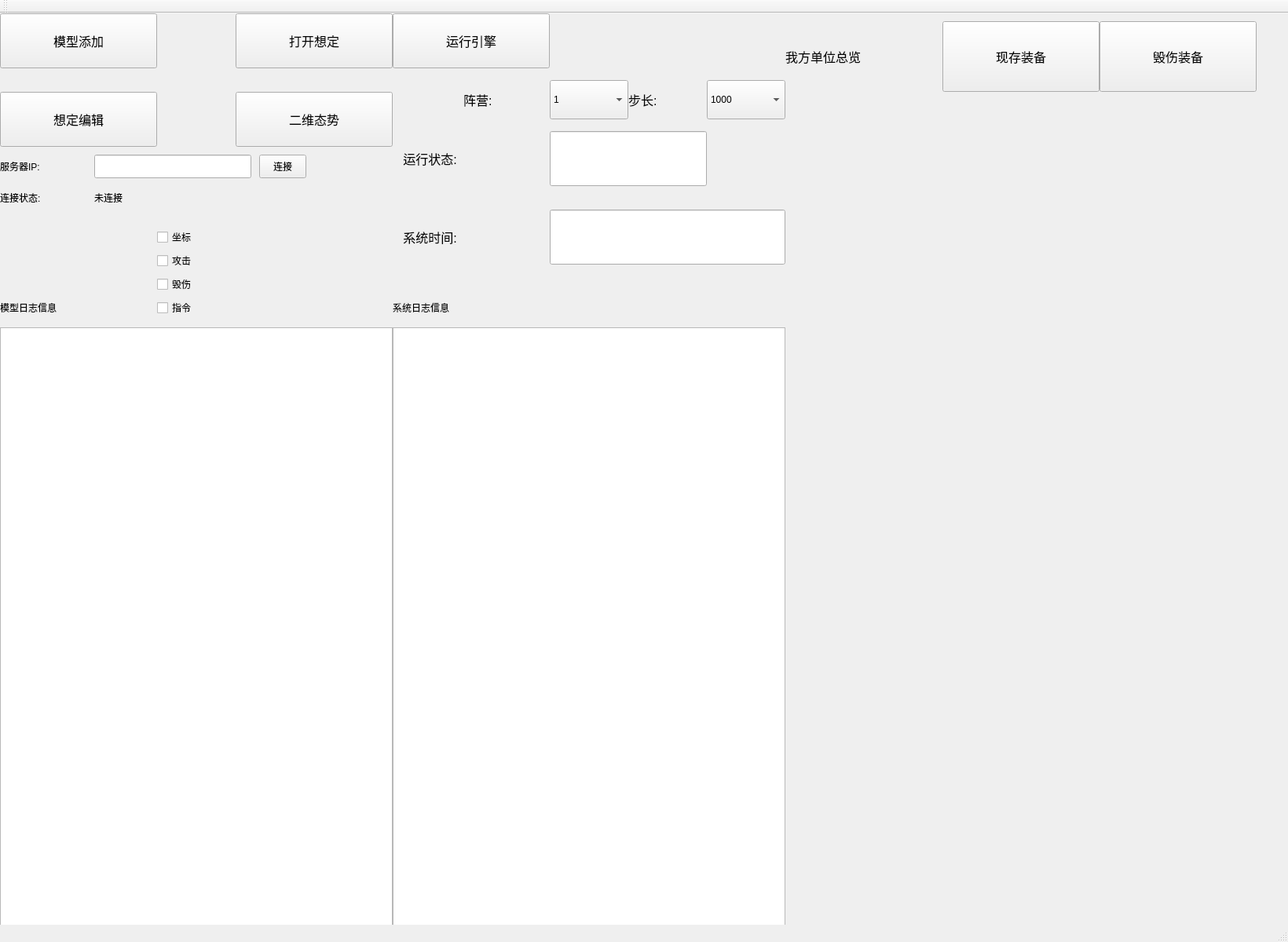
<?xml version="1.0" encoding="UTF-8"?>
<ui version="4.0">
 <class>WarClientClass</class>
 <widget class="QMainWindow" name="WarClientClass">
  <property name="geometry">
   <rect>
    <x>0</x>
    <y>0</y>
    <width>1640</width>
    <height>1200</height>
   </rect>
  </property>
  <property name="minimumSize">
   <size>
    <width>1640</width>
    <height>1200</height>
   </size>
  </property>
  <property name="maximumSize">
   <size>
    <width>1640</width>
    <height>1200</height>
   </size>
  </property>
  <property name="windowTitle">
   <string>WarClient</string>
  </property>
  <widget class="QWidget" name="centralWidget">
   <widget class="QPushButton" name="AddModelBtn">
    <property name="geometry">
     <rect>
      <x>0</x>
      <y>0</y>
      <width>200</width>
      <height>70</height>
     </rect>
    </property>
    <property name="font">
     <font>
      <pointsize>12</pointsize>
     </font>
    </property>
    <property name="text">
     <string>模型添加</string>
    </property>
   </widget>
   <widget class="QTextEdit" name="ModelLogEdit">
    <property name="geometry">
     <rect>
      <x>0</x>
      <y>400</y>
      <width>500</width>
      <height>800</height>
     </rect>
    </property>
   </widget>
   <widget class="QTextEdit" name="MsgLogEdit">
    <property name="geometry">
     <rect>
      <x>500</x>
      <y>400</y>
      <width>500</width>
      <height>800</height>
     </rect>
    </property>
   </widget>
   <widget class="QLabel" name="label">
    <property name="geometry">
     <rect>
      <x>0</x>
      <y>350</y>
      <width>200</width>
      <height>50</height>
     </rect>
    </property>
    <property name="text">
     <string>模型日志信息</string>
    </property>
   </widget>
   <widget class="QLabel" name="label_2">
    <property name="geometry">
     <rect>
      <x>500</x>
      <y>350</y>
      <width>150</width>
      <height>50</height>
     </rect>
    </property>
    <property name="text">
     <string>系统日志信息</string>
    </property>
   </widget>
   <widget class="QPushButton" name="StartEngineBtn">
    <property name="geometry">
     <rect>
      <x>500</x>
      <y>0</y>
      <width>200</width>
      <height>70</height>
     </rect>
    </property>
    <property name="font">
     <font>
      <family>Arial</family>
      <pointsize>12</pointsize>
     </font>
    </property>
    <property name="text">
     <string>运行引擎</string>
    </property>
   </widget>
   <widget class="QLabel" name="label_3">
    <property name="geometry">
     <rect>
      <x>500</x>
      <y>150</y>
      <width>200</width>
      <height>70</height>
     </rect>
    </property>
    <property name="font">
     <font>
      <family>Arial</family>
      <pointsize>12</pointsize>
     </font>
    </property>
    <property name="text">
     <string>   运行状态:</string>
    </property>
   </widget>
   <widget class="QLineEdit" name="EngineStatusEdit">
    <property name="geometry">
     <rect>
      <x>700</x>
      <y>150</y>
      <width>200</width>
      <height>70</height>
     </rect>
    </property>
    <property name="font">
     <font>
      <family>Arial</family>
      <pointsize>12</pointsize>
     </font>
    </property>
   </widget>
   <widget class="QLabel" name="label_4">
    <property name="geometry">
     <rect>
      <x>500</x>
      <y>250</y>
      <width>200</width>
      <height>70</height>
     </rect>
    </property>
    <property name="font">
     <font>
      <family>Arial</family>
      <pointsize>12</pointsize>
     </font>
    </property>
    <property name="text">
     <string>   系统时间:</string>
    </property>
   </widget>
   <widget class="QLineEdit" name="SystemTimeEdit">
    <property name="geometry">
     <rect>
      <x>700</x>
      <y>250</y>
      <width>300</width>
      <height>70</height>
     </rect>
    </property>
    <property name="font">
     <font>
      <family>Arial</family>
      <pointsize>10</pointsize>
     </font>
    </property>
   </widget>
   <widget class="QLabel" name="label_5">
    <property name="geometry">
     <rect>
      <x>1000</x>
      <y>10</y>
      <width>200</width>
      <height>90</height>
     </rect>
    </property>
    <property name="font">
     <font>
      <family>Arial</family>
      <pointsize>12</pointsize>
     </font>
    </property>
    <property name="text">
     <string>我方单位总览</string>
    </property>
   </widget>
   <widget class="QPushButton" name="ServialModelBtn">
    <property name="geometry">
     <rect>
      <x>1200</x>
      <y>10</y>
      <width>200</width>
      <height>90</height>
     </rect>
    </property>
    <property name="font">
     <font>
      <family>Arial</family>
      <pointsize>12</pointsize>
     </font>
    </property>
    <property name="text">
     <string>现存装备</string>
    </property>
   </widget>
   <widget class="QPushButton" name="DestoryedModelBtn">
    <property name="geometry">
     <rect>
      <x>1400</x>
      <y>10</y>
      <width>200</width>
      <height>90</height>
     </rect>
    </property>
    <property name="font">
     <font>
      <family>Arial</family>
      <pointsize>12</pointsize>
     </font>
    </property>
    <property name="text">
     <string>毁伤装备</string>
    </property>
   </widget>
   <widget class="QPushButton" name="ScenarioEditBtn">
    <property name="geometry">
     <rect>
      <x>0</x>
      <y>100</y>
      <width>200</width>
      <height>70</height>
     </rect>
    </property>
    <property name="font">
     <font>
      <family>Arial</family>
      <pointsize>12</pointsize>
     </font>
    </property>
    <property name="text">
     <string>想定编辑</string>
    </property>
   </widget>
   <widget class="QPushButton" name="OpenScenBtn">
    <property name="geometry">
     <rect>
      <x>300</x>
      <y>0</y>
      <width>200</width>
      <height>70</height>
     </rect>
    </property>
    <property name="font">
     <font>
      <family>Arial</family>
      <pointsize>12</pointsize>
     </font>
    </property>
    <property name="text">
     <string>打开想定</string>
    </property>
   </widget>
   <widget class="QCheckBox" name="PosBox">
    <property name="geometry">
     <rect>
      <x>200</x>
      <y>270</y>
      <width>140</width>
      <height>30</height>
     </rect>
    </property>
    <property name="text">
     <string>坐标</string>
    </property>
   </widget>
   <widget class="QCheckBox" name="attackBox">
    <property name="geometry">
     <rect>
      <x>200</x>
      <y>300</y>
      <width>140</width>
      <height>30</height>
     </rect>
    </property>
    <property name="text">
     <string>攻击</string>
    </property>
   </widget>
   <widget class="QCheckBox" name="destoryBox">
    <property name="geometry">
     <rect>
      <x>200</x>
      <y>330</y>
      <width>140</width>
      <height>30</height>
     </rect>
    </property>
    <property name="text">
     <string>毁伤</string>
    </property>
   </widget>
   <widget class="QCheckBox" name="cmdBox">
    <property name="geometry">
     <rect>
      <x>200</x>
      <y>360</y>
      <width>140</width>
      <height>30</height>
     </rect>
    </property>
    <property name="text">
     <string>指令</string>
    </property>
   </widget>
   <widget class="QComboBox" name="CampBox">
    <property name="geometry">
     <rect>
      <x>700</x>
      <y>85</y>
      <width>100</width>
      <height>50</height>
     </rect>
    </property>
    <item>
     <property name="text">
      <string>1</string>
     </property>
    </item>
    <item>
     <property name="text">
      <string>2</string>
     </property>
    </item>
    <item>
     <property name="text">
      <string>3</string>
     </property>
    </item>
    <item>
     <property name="text">
      <string>4</string>
     </property>
    </item>
    <item>
     <property name="text">
      <string>5</string>
     </property>
    </item>
    <item>
     <property name="text">
      <string>6</string>
     </property>
    </item>
    <item>
     <property name="text">
      <string>7</string>
     </property>
    </item>
    <item>
     <property name="text">
      <string>8</string>
     </property>
    </item>
    <item>
     <property name="text">
      <string>9</string>
     </property>
    </item>
    <item>
     <property name="text">
      <string>10</string>
     </property>
    </item>
    <item>
     <property name="text">
      <string>11</string>
     </property>
    </item>
    <item>
     <property name="text">
      <string>12</string>
     </property>
    </item>
   </widget>
   <widget class="QLabel" name="label_6">
    <property name="geometry">
     <rect>
      <x>590</x>
      <y>85</y>
      <width>100</width>
      <height>50</height>
     </rect>
    </property>
    <property name="font">
     <font>
      <pointsize>12</pointsize>
     </font>
    </property>
    <property name="text">
     <string>阵营:</string>
    </property>
   </widget>
   <widget class="QPushButton" name="Situation2DBtn">
    <property name="geometry">
     <rect>
      <x>300</x>
      <y>100</y>
      <width>200</width>
      <height>70</height>
     </rect>
    </property>
    <property name="font">
     <font>
      <pointsize>12</pointsize>
     </font>
    </property>
    <property name="text">
     <string>二维态势</string>
    </property>
   </widget>
   <widget class="QLabel" name="label_7">
    <property name="geometry">
     <rect>
      <x>800</x>
      <y>85</y>
      <width>100</width>
      <height>50</height>
     </rect>
    </property>
    <property name="font">
     <font>
      <pointsize>12</pointsize>
     </font>
    </property>
    <property name="text">
     <string>步长:</string>
    </property>
   </widget>
   <widget class="QComboBox" name="LengthBox">
    <property name="geometry">
     <rect>
      <x>900</x>
      <y>85</y>
      <width>100</width>
      <height>50</height>
     </rect>
    </property>
    <item>
     <property name="text">
      <string>1000</string>
     </property>
    </item>
    <item>
     <property name="text">
      <string>500</string>
     </property>
    </item>
    <item>
     <property name="text">
      <string>300</string>
     </property>
    </item>
    <item>
     <property name="text">
      <string>200</string>
     </property>
    </item>
    <item>
     <property name="text">
      <string>100</string>
     </property>
    </item>
    <item>
     <property name="text">
      <string>50</string>
     </property>
    </item>
    <item>
     <property name="text">
      <string>20</string>
     </property>
    </item>
    <item>
     <property name="text">
      <string>10</string>
     </property>
    </item>
    <item>
     <property name="text">
      <string>5</string>
     </property>
    </item>
   </widget>
   <widget class="QLabel" name="label_8">
    <property name="geometry">
     <rect>
      <x>0</x>
      <y>180</y>
      <width>120</width>
      <height>30</height>
     </rect>
    </property>
    <property name="text">
     <string>服务器IP:</string>
    </property>
   </widget>
   <widget class="QLineEdit" name="ServerIPEdit">
    <property name="geometry">
     <rect>
      <x>120</x>
      <y>180</y>
      <width>200</width>
      <height>30</height>
     </rect>
    </property>
   </widget>
   <widget class="QPushButton" name="ConnectBtn">
    <property name="geometry">
     <rect>
      <x>330</x>
      <y>180</y>
      <width>60</width>
      <height>30</height>
     </rect>
    </property>
    <property name="text">
     <string>连接</string>
    </property>
   </widget>
   <widget class="QLabel" name="label_9">
    <property name="geometry">
     <rect>
      <x>0</x>
      <y>220</y>
      <width>120</width>
      <height>30</height>
     </rect>
    </property>
    <property name="text">
     <string>连接状态:</string>
    </property>
   </widget>
   <widget class="QLabel" name="ConnectStatusLab">
    <property name="geometry">
     <rect>
      <x>120</x>
      <y>220</y>
      <width>100</width>
      <height>30</height>
     </rect>
    </property>
    <property name="text">
     <string>未连接</string>
    </property>
   </widget>
  </widget>
  <widget class="QMenuBar" name="menuBar">
   <property name="geometry">
    <rect>
     <x>0</x>
     <y>0</y>
     <width>1640</width>
     <height>37</height>
    </rect>
   </property>
  </widget>
  <widget class="QToolBar" name="mainToolBar">
   <attribute name="toolBarArea">
    <enum>TopToolBarArea</enum>
   </attribute>
   <attribute name="toolBarBreak">
    <bool>false</bool>
   </attribute>
  </widget>
  <widget class="QStatusBar" name="statusBar"/>
 </widget>
 <layoutdefault spacing="6" margin="11"/>
 <resources>
  <include location="WarClient.qrc"/>
 </resources>
 <connections/>
</ui>
